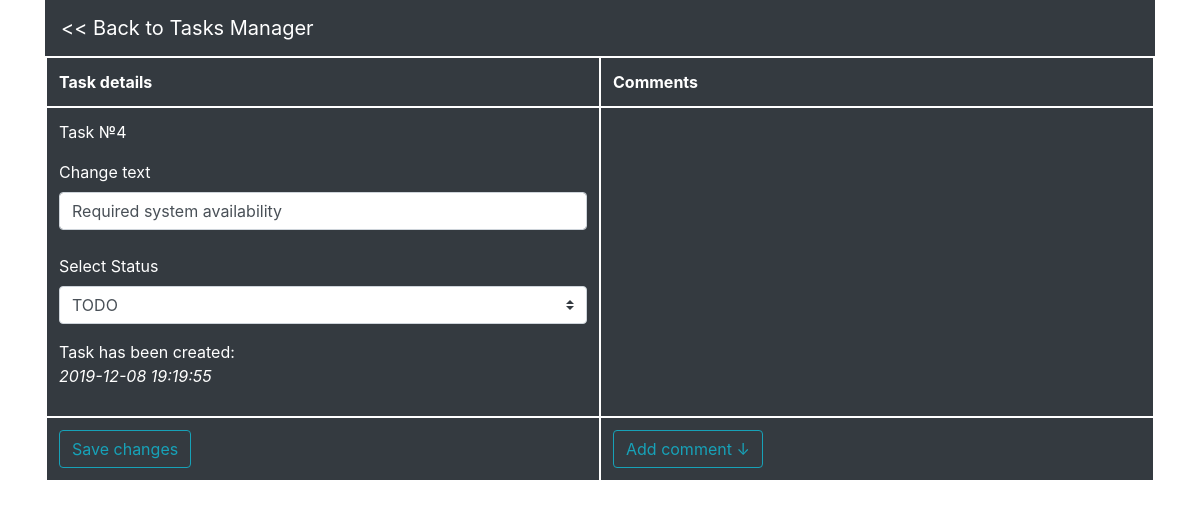
Screenshot of /editTask.php?id=4 with the database file from the repository.
### tables this page shows
CREATE TABLE `list` (
  `id` int(11) NOT NULL,
  `task` varchar(200) NOT NULL,
  `status` varchar(6) NOT NULL,
  `date` datetime NOT NULL DEFAULT current_timestamp()
);

### classes/db.php (called while the page is built, shortened)
<?php
class db
{
	public function sqlQuery($query) {
		try{
			$pdo = new PDO('mysql:host=localhost;dbname=tasks', 'root', '');
			$result = $pdo->query($query);
			return $result;
		} catch (PDOException $e) {
		    print "Error!: " . $e->getMessage() . "<br/>";
		    die();
		}
	}
	public function getTaskByID($id) {
		$query = "SELECT * FROM `list` WHERE (`id` = $id)";
		$result = $this->sqlQuery($query);
		$result = $result->fetchAll(PDO::FETCH_ASSOC);
		return $result;
	}
}

### editTask.php (the view, shortened to what this page needs)
<?php
require_once ($_SERVER['DOCUMENT_ROOT'].'/classes/db.php');
$db = new db;
$id = $_GET['id'];
$task = $db->getTaskByID($id);
?>
<!DOCTYPE html>
<html>
<head>
	<link rel="stylesheet" href="https://stackpath.bootstrapcdn.com/bootstrap/4.4.1/css/bootstrap.min.css">
</head>
<body>
	<div class="container">
		<nav class="navbar navbar-dark bg-dark">
			<a class="navbar-brand" href="../index.php"> &lt;&lt; Back to Tasks Manager</a>
		</nav>
		<table class="table table-dark">
		  <thead>
		    <tr>
		      <th style="border: 2px white solid;" scope="col">Task details</th>
		      <th style="border: 2px white solid;" scope="col">Comments</th>
		    </tr>
		  </thead>
		  <tbody>
		    <tr>
		      <td style="border: 2px white solid; width: 33.34%">
		      	<?php
		      		echo "<p>Task №" . $task[0]['id'] . "</p>";
		      		$text = $task[0]['task'];
		      		echo '<label>Change text</label>
		      			  <form id="editTask" method="post" action="processing/editTaskData.php">
		      			  <input type="hidden" name="id" value="' . $id . '">
		      			  <input name="text" type="text" class="form-control" value="' . $text . '" aria-describedby="basic-addon1"><br>';
		      		echo '<label>Select Status</label>
		      			  <select name="status" class="custom-select" id="inputGroupSelect01">
					    	<option value="TODO">TODO</option>
					    	<option value="DOING">DOING</option>
					    	<option value="DONE">DONE</option>
					      </select><br>
					      </form>
					  	  <p></p>
					      <p>Task has been created: <br><i>' . $task[0]["date"] . '</i></p>';
		      	?>
		      </td>
		      <td style="border: 2px white solid; width: 33.34%">
		      </td>
		    </tr>
		    		    <tr>
		      <td style="border: 2px white solid; width: 33.34%">
		      	<button form="editTask" class="btn btn-outline-info" type="submit">Save changes</button>
		      </td>
		      <td style="border: 2px white solid; width: 33.34%">
		      	<button class="btn btn-outline-info" type="submit" data-toggle="collapse" data-target="#collapseExample" aria-expanded="false" aria-controls="collapseExample">
		      		Add comment ↓
		      	</button>
		      </td>
		    </tr>
		  </tbody>
		</table>
	</div>
</body>
</html>

### rows the page displays
list: id "4", text "Required system availability", date "2019-12-08 19:19:55"
